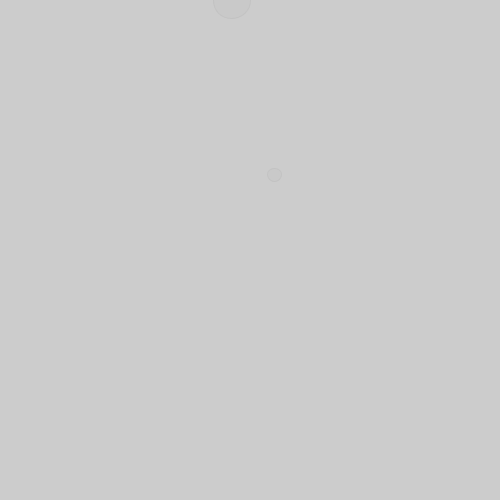
Frame 1 (no input)
Frame 60 (the mouse pressed at the canvas centre just before this capture): identical to frame 1, image omitted
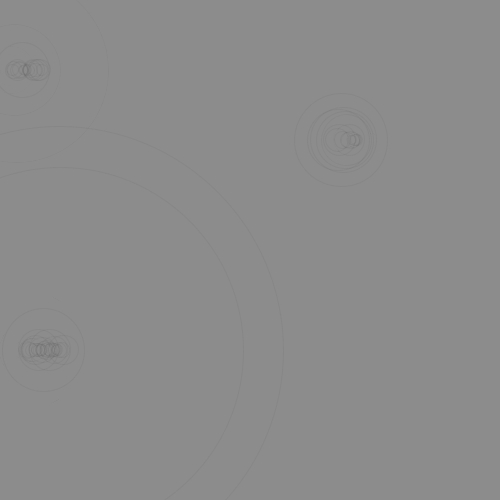
Frame 120 (the mouse held since frame 60 and released just before this capture)

The Processing sketch that drew these frames (run headless with seeded random() and noise(); from frame 60 on, the mouse is pressed at the canvas centre):

// Processing sketch: processing_152221
// ── processing_152221.pde

/*
 * Creative Coding
 * Week 3, 03 - using sin(), cos(), dist() to make a dynamic pattern 
 * by Indae Hwang and Jon McCormack
 * Copyright (c) 2014 Monash University
 *
 * This program allows you to change background color.
 * Press and hold the left mouse button to change color.
 * Use presentation mode( sketch menu > Present or press the shift-comand-r keys together)
 * Press "esc" key to stop running the sktech
 * experiment with changing the value of num and distanceMargin in setup
 */

int     num;     // the number of items in the array
float[] x;       // x-position of point
float[] y;       // y-position
float[] speed;   // speed 
float[] phase;   // phase

int distanceMargin;
float rowHeight;

// background colour
float red;
float green;
float blue;


void setup() {

  //Fullscreen: to make fullscreen run this sketch with presentation mode ( sketch menu > Present )
  //size(displayWidth, displayHeight);

  //Not fullscreen: fixed window 
  size(500, 500);


  // change each value below for different visual
  num = 15;
  distanceMargin = 10;

  rowHeight = height/(num-1); // height of each row

  // allocate size of arrays
  x = new float[num];
  y = new float[num];
  speed = new float[num];
  phase = new float[num]; 


  //setup an initial value for each item in the array
  for (int i=0; i<num; i++) {
    x[i] = width/2; 
    y[i] = rowHeight * i;
    speed[i] = random(1); // returns a random float bewteen 0 and 1
    phase[i] = random(TWO_PI);
  }

  red = 0;
  blue = 0;
  green = 0;
}


void draw() {
  
  fill(255);

  for (int i=0; i<num; i++) {

    float radians = radians(frameCount*speed[i] );

    if (i%2 == 1) { // odd
      x[i] = width/2 + sin(radians + phase[i])* width/2;
    }
    else { // even
      x[i] = width/2 + cos(radians + phase[i])* width/2;
    }


    if (i<num-1) {
      float distance = dist(x[i], y[i], x[i+1], y[i+1]);
      if (distance > rowHeight && distance < rowHeight + distanceMargin) {

        stroke(0, 20);
        drawCircle(x[i],y[i],distance/random(4),color(128,10),color(0,10));

      }
    }
  }

  if (mousePressed) {
    red = map(mouseX, 0, width, 0, 255);
    green = map(mouseY, 0, height, 0, 255);
    blue = map(mouseX+mouseY, 0, width+height, 255, 0);

    fill(red, green, blue, 10);
    noStroke();
    rect(0, 0, width, height);
;
  }
}

void drawCircle(float x, float y, float wh, color cFill, color cStroke)
{
  //a little extra, this replaces the old fill/stroke colors back at the end
  float oldFill = g.fillColor;
  float oldStroke = g.strokeColor;
  fill(cFill);
  stroke(cStroke);
  ellipse(x,y,wh,wh);
  fill(oldFill);
  stroke(oldStroke);
}
